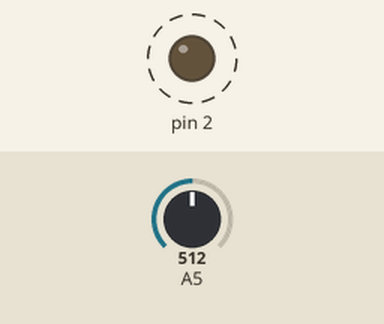
Recording of a sketch running on a simulated Arduino Uno, built with avr-gcc and run on an emulated ATmega328P. On the bench: output pins drawn as LEDs (lit = HIGH). Dashed ring = blinking. The test bench sets the inputs (shaded band); at power-on: A5 = 512.

Above: at 1.8 s.
1.9 s: A5 set to 0
At 2.6 s:
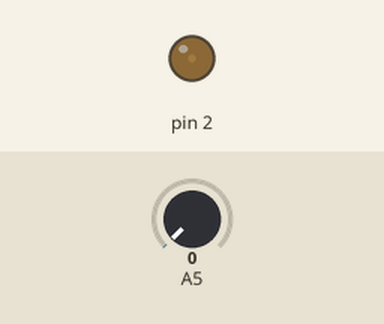
3.6 s: A5 set to 122
At 3.9 s:
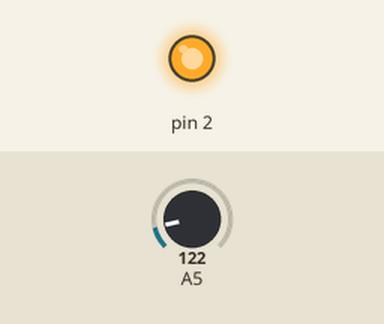
Timing chart, 0 to 13.1 s (numbered marks = the images above; inputs shaded):
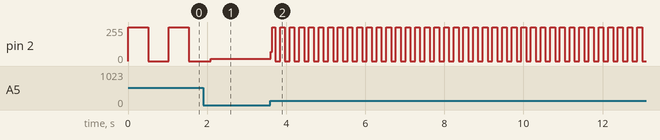

Measured:
- after the input at 3.6 s, pin 2: 16/255 → 68/255 at once, then moves between 0/255 and 255/255, repeating every 0.24 s
- by itself, pin 2: alternates 255/255 for 0.51 s and 0/255 for 0.51 s

The sketch:

A1_4_3.ino
```cpp
int odczytanaWartosc = 0;

void setup() {
  pinMode(2, OUTPUT);

}

void loop() {
  odczytanaWartosc = analogRead(A5);
  digitalWrite(2, HIGH);
  delay(odczytanaWartosc);
  digitalWrite(2, LOW);
  delay(odczytanaWartosc);

}
```
